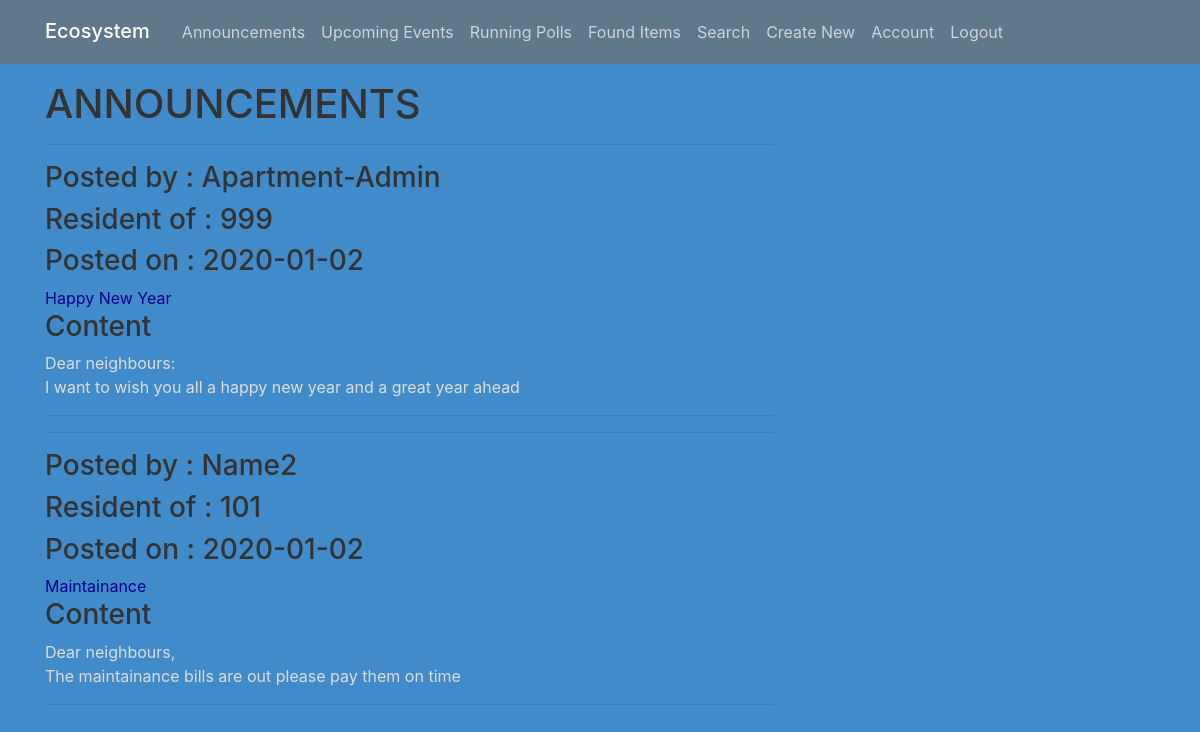
Page /announcements (signed in) on the committed database.
### ecosystem/models.py (models this page shows, shortened)
class Post(db.Model):
    id = db.Column(db.Integer, primary_key = True)
    title = db.Column(db.String(100), nullable= False)
    date_posted = db.Column(db.DateTime, nullable=False, default=datetime.utcnow())
    content = db.Column(db.Text, nullable=False)
    user_id = db.Column(db.Integer, db.ForeignKey('user.id'), nullable=False)
    anonymity = db.Column(db.Boolean, default = False)

class User(db.Model, UserMixin):
    id = db.Column(db.Integer, primary_key = True)
    username = db.Column(db.String(20), unique=True, nullable=False)
    name = db.Column(db.String(20), nullable=False)
    apt_no = db.Column(db.String(3), nullable=False, unique=True)
    password = db.Column(db.String(60), nullable=False)
    posts = db.relationship('Post', backref='author', lazy=True)
    events = db.relationship('Event', backref='author', lazy=True)
    polls = db.relationship('Poll', backref='author', lazy=True)

### ecosystem/routes.py (the view)
@app.route("/announcements")
def home():
    posts = Post.query.all()
    return render_template('announcements.html', posts=posts)

### ecosystem/models.py (called while the page is built)
@login_manager.user_loader
def load_user(user_id):
    return User.query.get(int(user_id))

### ecosystem/templates/announcements.html
{% extends "layout.html" %}
{% block content %}
    <h1>ANNOUNCEMENTS</h1>
    {% for post in posts %}
        <hr>
        {% if post.anonymity == False %}
            <h3>Posted by : {{ post.author.name }}</h3>
            <h3>Resident of : {{ post.author.apt_no }}</h3>
        {% else %}
            <h3>Posted by : Anonymous</h3>
        {% endif %}
        <h3>Posted on : {{ post.date_posted.strftime('%Y-%m-%d') }}</h3>
        <a href={{ url_for('post', post_id = post.id) }}>{{ post.title }}</a>
        <h3>Content</h3>
        <p class="article-content">{{ post.content }}</p>
        <hr>
    {% endfor %}
{% endblock content %}

### ecosystem/static/main.css (style rules this page uses)
body { background-color: #428bca; color: #333333; margin-top: 5rem; }
h1, h2, h3, h4, h5, h6 { color: #333333; }
a { color: #00008B; }
p { color: #dddddd; }
.article-content { white-space : pre-line; }

### rows in the picture
Post: author.name "Apartment-Admin", author.apt_no "999", date_posted "2020-01-02", title "Happy New Year", content "Dear neighbours: I want to wish you all a happy new year and a great year ahead"
Post: author.name "Name2", author.apt_no "101", date_posted "2020-01-02", title "Maintainance", content "Dear neighbours, The maintainance bills are out please pay them on time"
